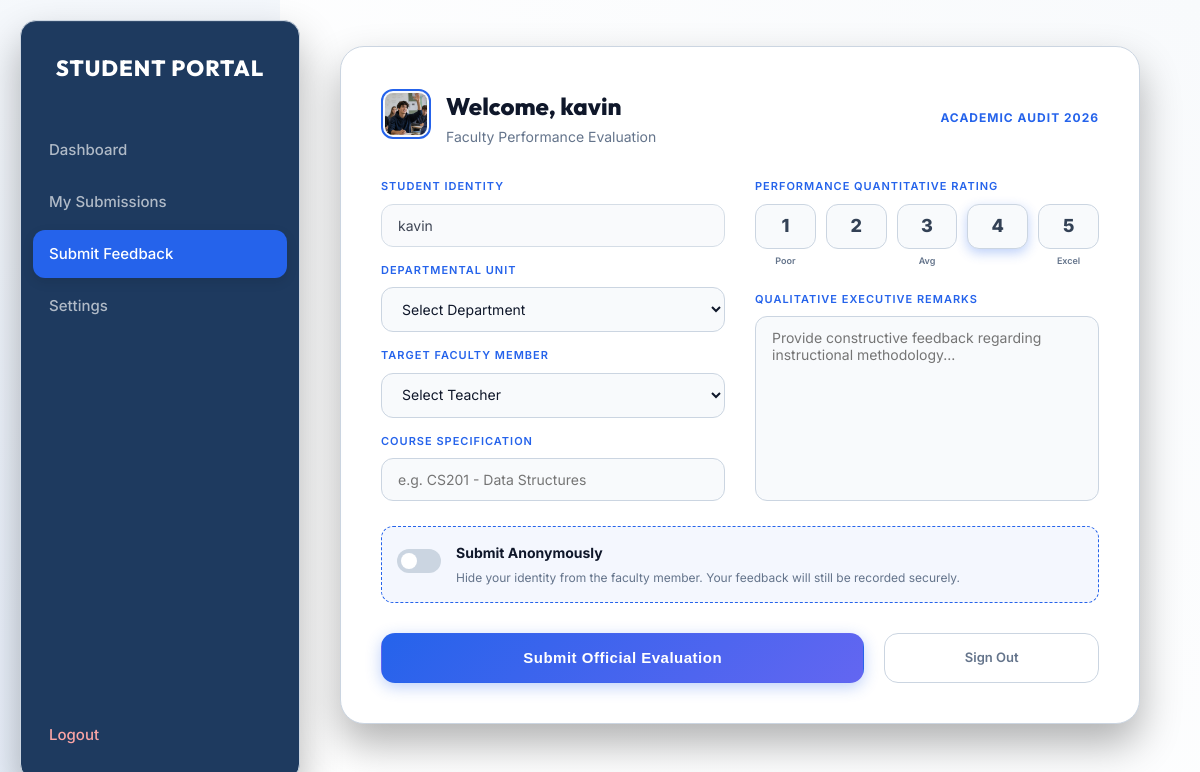
Page /feedback (signed in) on the committed database.
### app.py (models this page shows, shortened)
class User(db.Model):  # type: ignore
    id = db.Column(db.Integer, primary_key=True)
    username = db.Column(db.String(100), unique=True, nullable=False)
    password_hash = db.Column(db.String(255), nullable=False)
    role = db.Column(db.String(20), nullable=False) # admin, teacher, student
    full_name = db.Column(db.String(100))
    email = db.Column(db.String(100))
    mobile = db.Column(db.String(20))
    year = db.Column(db.String(20)) # For students
    photo_url = db.Column(db.String(200)) # Path to profile photo
    theme = db.Column(db.String(50), default="theme-light")

### app.py (the view)
@app.route("/feedback")
def feedback():
    if session.get("role") != "student":
        return redirect("/")
    student_name = session["user"]
    student_user = User.query.filter_by(username=student_name).first()
    return render_template("feedback.html",
                           teachers=get_teacher_list(),
                           theme=session.get("theme", "theme-light"),
                           username=student_name,
                           student=student_user)

### app.py (called while the page is built)
def get_teacher_list():
    teachers = User.query.filter_by(role="teacher").all()
    return [t.username for t in teachers]

### templates/feedback.html (shortened to what this page needs)
<!DOCTYPE html>
<html lang="en">
<head>
    <link rel="stylesheet" href="/static/style.css">
</head>
<body class="{{ theme }} app-bg">
    <div class="layout">
        <aside class="sidebar">
            <div class="sidebar-brand">
                <h2>STUDENT PORTAL</h2>
            </div>
            <nav class="sidebar-nav">
                <a href="/student_dashboard">Dashboard</a>
                <a href="/student_feedbacks">My Submissions</a>
                <a href="/feedback" class="active">Submit Feedback</a>
                <a href="/student_settings">Settings</a>
                <a href="/logout" class="logout">Logout</a>
            </nav>
        </aside>
        <main class="main" style="display: flex; align-items: center; justify-content: center; padding: 20px; background: radial-gradient(circle at top right, var(--surface), var(--card)); overflow: hidden; min-height: 100vh;">
        <div class="panel"
            style="width: 100%; max-width: 800px; padding: 40px; border-radius: 24px; box-shadow: var(--shadow-lg); border: 1px solid var(--border); background: var(--card); transform: none; position: relative;">
            <div style="display: flex; align-items: center; justify-content: space-between; margin-bottom: 30px;">
                <div style="display: flex; align-items: center; gap: 15px;">
                    <div class="header-photo" style="position: relative; cursor: pointer;"
                        onclick="toggleProfileDropdown()">
                        {% if student.photo_url %}
                        <img src="{{ student.photo_url }}"
                            style="width: 50px; height: 50px; border-radius: 12px; object-fit: cover; object-position: center top; padding: 2px; background: var(--surface); border: 2px solid var(--accent); box-sizing: border-box;">
                        {% endif %}
                    </div>
                    <div>
                        <h1
                            style="font-family: 'Outfit', sans-serif; font-size: 24px; font-weight: 800; color: var(--text); margin: 0;">
                            Welcome, {{ student.full_name or student.username.capitalize() }}</h1>
                        <p style="color: var(--muted); font-size: 14px; margin: 0;">Faculty Performance Evaluation</p>
                    </div>
                </div>
                <div style="text-align: right;">
                    <span
                        style="font-size: 12px; font-weight: 700; color: var(--accent); text-transform: uppercase; letter-spacing: 1px;">Academic
                        Audit 2026</span>
                </div>
            </div>
            <form method="POST" action="/submit_feedback">
                <div style="display: grid; grid-template-columns: 1fr 1fr; gap: 30px;">
                    <div style="display: flex; flex-direction: column; gap: 15px;">
                        <div class="form-group" style="margin-bottom: 0;">
                            <label
                                style="color: var(--accent); font-size: 11px; text-transform: uppercase; letter-spacing: 1px;">Student
                                Identity</label>
                            <input type="text" value="{{ username }}" readonly
                                style="background: var(--surface); border: 1px solid var(--border); opacity: 0.8; cursor: not-allowed;">
                        </div>
                        <div class="form-group" style="margin-bottom: 0;">
                            <label
                                style="color: var(--accent); font-size: 11px; text-transform: uppercase; letter-spacing: 1px;">Departmental
                                Unit</label>
                            <select name="department" required
                                style="background: var(--surface); border: 1px solid var(--border);">
                                <option value="" disabled selected>Select Department</option>
                            </select>
                        </div>
                        <div class="form-group" style="margin-bottom: 0;">
                            <label
                                style="color: var(--accent); font-size: 11px; text-transform: uppercase; letter-spacing: 1px;">Target
                                Faculty Member</label>
                            <select name="teacher" required
                                style="background: var(--surface); border: 1px solid var(--border);">
                                <option value="" disabled selected>Select Teacher</option>
                            </select>
                        </div>
                        <div class="form-group" style="margin-bottom: 0;">
                            <label
                                style="color: var(--accent); font-size: 11px; text-transform: uppercase; letter-spacing: 1px;">Course
                                Specification</label>
                            <input type="text" name="subject" placeholder="e.g. CS201 - Data Structures" required
                                style="background: var(--surface); border: 1px solid var(--border);">
                        </div>
                    </div>
                    <div style="display: flex; flex-direction: column; gap: 15px;">
                        <div class="form-group" style="margin-bottom: 0;">
                            <label
                                style="color: var(--accent); font-size: 11px; text-transform: uppercase; letter-spacing: 1px;">Performance
                                Quantitative Rating</label>
                            <div style="display: flex; justify-content: space-between; gap: 10px; margin-top: 5px;">
                                {% for i in range(1, 6) %}
                                <label
                                    style="flex: 1; text-align: center; cursor: pointer; display: flex; flex-direction: column; align-items: center; gap: 5px;">
                                    <div class="rating-btn"
                                        style="width: 100%; height: 45px; display: flex; align-items: center; justify-content: center; background: var(--surface); border: 1px solid var(--border); border-radius: 12px; font-weight: 800; font-size: 18px; color: var(--text-2); transition: all 0.2s ease;">
                                        {{ i }}
                                    </div>
                                    <span style="font-size: 9px; font-weight: 600; color: var(--muted);">{% if i == 1
                                        %}Poor{% elif i == 3 %}Avg{% elif i == 5 %}Excel{% endif %}</span>
                                </label>
                                {% endfor %}
                            </div>
                        </div>
                        <div class="form-group"
                            style="flex: 1; display: flex; flex-direction: column; margin-bottom: 0;">
                            <label
                                style="color: var(--accent); font-size: 11px; text-transform: uppercase; letter-spacing: 1px;">Qualitative
                                Executive Remarks</label>
                            <textarea name="comment"
                                placeholder="Provide constructive feedback regarding instructional methodology..."
                                required
                                style="flex: 1; min-height: 140px; background: var(--surface); border: 1px solid var(--border); resize: none;"></textarea>
                        </div>
                    </div>
                </div>
                <div
                    style="margin-top: 25px; padding: 15px; background: rgba(37, 99, 235, 0.05); border-radius: 12px; border: 1px dashed var(--accent); display: flex; align-items: center; gap: 15px;">
                    <label class="switch" style="position: relative; display: inline-block; width: 44px; height: 24px;">
                        <span class="slider"
                            style="position: absolute; cursor: pointer; top: 0; left: 0; right: 0; bottom: 0; background-color: #cbd5e1; transition: .4s; border-radius: 24px;"></span>
                    </label>
                    <div>
                        <h4 style="margin: 0; font-size: 14px; color: var(--text); font-weight: 700;">Submit Anonymously
                        </h4>
                        <p style="margin: 3px 0 0; font-size: 12px; color: var(--muted);">Hide your identity from the
                            faculty member. Your feedback will still be recorded securely.</p>
                    </div>
                </div>
                <div style="margin-top: 30px; display: flex; align-items: center; gap: 20px;">
                    <button type="submit" class="btn btn-primary"
                        style="flex: 2; height: 50px; font-size: 15px; font-weight: 700; letter-spacing: 0.5px; border-radius: 14px;">
                        Submit Official Evaluation
                    </button>
                    <a href="/logout"
                        style="flex: 1; text-align: center; color: var(--muted); text-decoration: none; font-size: 13px; font-weight: 600; border: 1px solid var(--border); height: 50px; display: flex; align-items: center; justify-content: center; border-radius: 14px; transition: all 0.2s ease;">
                        Sign Out
                    </a>
                </div>
            </form>
        </div>
        </main>
    </div>
</body>
</html>

### static/style.css (style rules this page uses)
*, *::before, *::after { box-sizing: border-box; }
:root { --sidebar-w: 280px; --radius: 16px; --shadow-sm: 0 4px 15px rgba(0, 0, 0, 0.1); --shadow-md: 0 10px 30px rgba(0, 0, 0, 0.2); --shadow-lg: 0 20px 40px rgba(0, 0, 0, 0.3), inset 0 1px 0 rgba(255, 255, 255, 0.1); --shadow-glow: 0 0 30px rgba(59, 130, 246, 0.4); --transition: all 0.35s cubic-bezier(0.25, 1, 0.5, 1); --glass-blur: blur(16px); }
.theme-light { --primary: #1e3a5f; --accent: #2563eb; --surface: #f8fafc; --card: #ffffff; --border: #cbd5e1; --text: #0f172a; --text-2: #334155; --muted: #64748b; --sidebar-bg: #1e3a5f; --sidebar-txt: rgba(255, 255, 255, 0.65); }
body { margin: 0; font-family: 'Inter', sans-serif; background: var(--surface); color: var(--text); line-height: 1.6; font-size: 15.5px; min-height: 100vh; transition: background 0.5s ease, color 0.5s ease; background-attachment: fixed; background-size: 200% 200%; }
.app-bg { background: radial-gradient(circle at 15% 50%, rgba(59, 130, 246, 0.12), transparent 45%), radial-gradient(circle at 85% 30%, rgba(139, 92, 246, 0.12), transparent 45%), radial-gradient(circle at 50% 80%, rgba(16, 185, 129, 0.08), transparent 45%), var(--surface) !important; background-attachment: fixed !important; background-size: 200% 200% !important; animation: ambientBrush 20s ease-in-out infinite !important; }
.layout { display: flex; min-height: 100vh; }
.sidebar { width: var(--sidebar-w); background: var(--sidebar-bg); backdrop-filter: var(--glass-blur); -webkit-backdrop-filter: var(--glass-blur); display: flex; flex-direction: column; position: fixed; top: 20px; left: 20px; bottom: 20px; border-radius: var(--radius); border: 1px solid var(--border); z-index: 100; box-shadow: var(--shadow-lg); transition: var(--transition); }
.sidebar-brand { padding: 30px 24px 20px; text-align: center; }
.sidebar-brand h2 { margin: 0; font-size: 22px; font-weight: 800; color: #fff; font-family: 'Outfit', sans-serif; letter-spacing: 1px; }
.sidebar-nav { flex: 1; padding: 20px 12px; display: flex; flex-direction: column; gap: 4px; }
.sidebar-nav a { display: flex; align-items: center; gap: 12px; padding: 12px 16px; color: var(--sidebar-txt); text-decoration: none; border-radius: 12px; font-size: 15px; font-weight: 500; transition: var(--transition); }
.sidebar-nav a:hover, .sidebar-nav a.active { background: rgba(255, 255, 255, 0.1); color: #fff; }
.sidebar-nav a.active { box-shadow: 0 4px 12px rgba(0, 0, 0, 0.1); background: var(--accent); }
.sidebar-nav a.logout { color: #fca5a5; margin-top: auto; }
.main { margin-left: var(--sidebar-w); flex: 1; padding: 50px 60px; }
.panel { background: var(--card); backdrop-filter: var(--glass-blur); -webkit-backdrop-filter: var(--glass-blur); border: 1px solid var(--border); border-radius: 20px; padding: 35px; box-shadow: var(--shadow-sm); margin-bottom: 30px; transition: var(--transition); position: relative; overflow: hidden; }
.panel::before { content: ''; position: absolute; top: 0; left: 0; right: 0; bottom: 0; border-radius: 20px; background: radial-gradient(800px circle at var(--mouse-x, 50%) var(--mouse-y, 50%), rgba(255, 255, 255, 0.06), transparent 40%); opacity: 0; transition: opacity 0.5s; pointer-events: none; }
.form-group { margin-bottom: 24px; }
label { display: block; font-size: 14px; font-weight: 600; color: var(--text-2); margin-bottom: 8px; }
input, select, textarea { width: 100%; padding: 12px 16px; border-radius: 12px; border: 2px solid var(--border); background: var(--card); color: var(--text); font-family: inherit; font-size: 14px; transition: var(--transition); }
.btn { display: inline-flex; align-items: center; justify-content: center; padding: 14px 28px; border-radius: 12px; font-weight: 700; font-size: 15px; cursor: pointer; border: 1px solid transparent; transition: var(--transition); gap: 8px; position: relative; overflow: hidden; }
.btn-primary { background: linear-gradient(135deg, var(--accent) 0%, var(--accent-glow, #6366f1) 100%); color: #fff; box-shadow: 0 4px 15px rgba(37, 99, 235, 0.3); }
.btn-primary::after { content: ''; position: absolute; top: -50%; left: -50%; width: 200%; height: 200%; background: radial-gradient(circle, rgba(255, 255, 255, 0.2) 0%, transparent 60%); opacity: 0; transform: scale(0.5); transition: opacity 0.3s, transform 0.5s; }

### rows in the picture
User: photo_url (picture), full_name "kavin"

### other values in the picture
{{ i }} "1" "2" "3" "4" "5"
